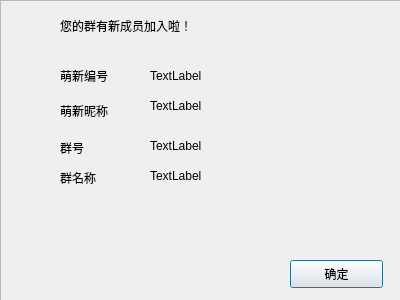
<?xml version="1.0" encoding="UTF-8"?>
<ui version="4.0">
 <class>newinGroup</class>
 <widget class="QDialog" name="newinGroup">
  <property name="geometry">
   <rect>
    <x>0</x>
    <y>0</y>
    <width>400</width>
    <height>300</height>
   </rect>
  </property>
  <property name="windowTitle">
   <string>Dialog</string>
  </property>
  <widget class="QFrame" name="frame">
   <property name="geometry">
    <rect>
     <x>0</x>
     <y>0</y>
     <width>401</width>
     <height>301</height>
    </rect>
   </property>
   <property name="frameShape">
    <enum>QFrame::StyledPanel</enum>
   </property>
   <property name="frameShadow">
    <enum>QFrame::Raised</enum>
   </property>
   <widget class="QLabel" name="label">
    <property name="geometry">
     <rect>
      <x>60</x>
      <y>60</y>
      <width>71</width>
      <height>31</height>
     </rect>
    </property>
    <property name="text">
     <string>萌新编号</string>
    </property>
   </widget>
   <widget class="QLabel" name="label_2">
    <property name="geometry">
     <rect>
      <x>60</x>
      <y>10</y>
      <width>321</width>
      <height>31</height>
     </rect>
    </property>
    <property name="text">
     <string>您的群有新成员加入啦！</string>
    </property>
   </widget>
   <widget class="QLabel" name="senderid">
    <property name="geometry">
     <rect>
      <x>150</x>
      <y>60</y>
      <width>121</width>
      <height>31</height>
     </rect>
    </property>
    <property name="text">
     <string>TextLabel</string>
    </property>
   </widget>
   <widget class="QLabel" name="label_4">
    <property name="geometry">
     <rect>
      <x>60</x>
      <y>100</y>
      <width>68</width>
      <height>21</height>
     </rect>
    </property>
    <property name="text">
     <string>萌新昵称</string>
    </property>
   </widget>
   <widget class="QLabel" name="sendername">
    <property name="geometry">
     <rect>
      <x>150</x>
      <y>90</y>
      <width>121</width>
      <height>31</height>
     </rect>
    </property>
    <property name="text">
     <string>TextLabel</string>
    </property>
   </widget>
   <widget class="QLabel" name="label_6">
    <property name="geometry">
     <rect>
      <x>60</x>
      <y>140</y>
      <width>68</width>
      <height>15</height>
     </rect>
    </property>
    <property name="text">
     <string>群号</string>
    </property>
   </widget>
   <widget class="QLabel" name="groupid">
    <property name="geometry">
     <rect>
      <x>150</x>
      <y>130</y>
      <width>121</width>
      <height>31</height>
     </rect>
    </property>
    <property name="text">
     <string>TextLabel</string>
    </property>
   </widget>
   <widget class="QLabel" name="label_8">
    <property name="geometry">
     <rect>
      <x>60</x>
      <y>170</y>
      <width>68</width>
      <height>15</height>
     </rect>
    </property>
    <property name="text">
     <string>群名称</string>
    </property>
   </widget>
   <widget class="QLabel" name="groupname">
    <property name="geometry">
     <rect>
      <x>150</x>
      <y>160</y>
      <width>121</width>
      <height>31</height>
     </rect>
    </property>
    <property name="text">
     <string>TextLabel</string>
    </property>
   </widget>
   <widget class="QPushButton" name="know">
    <property name="geometry">
     <rect>
      <x>290</x>
      <y>260</y>
      <width>93</width>
      <height>28</height>
     </rect>
    </property>
    <property name="text">
     <string>确定</string>
    </property>
   </widget>
  </widget>
 </widget>
 <resources/>
 <connections/>
</ui>
